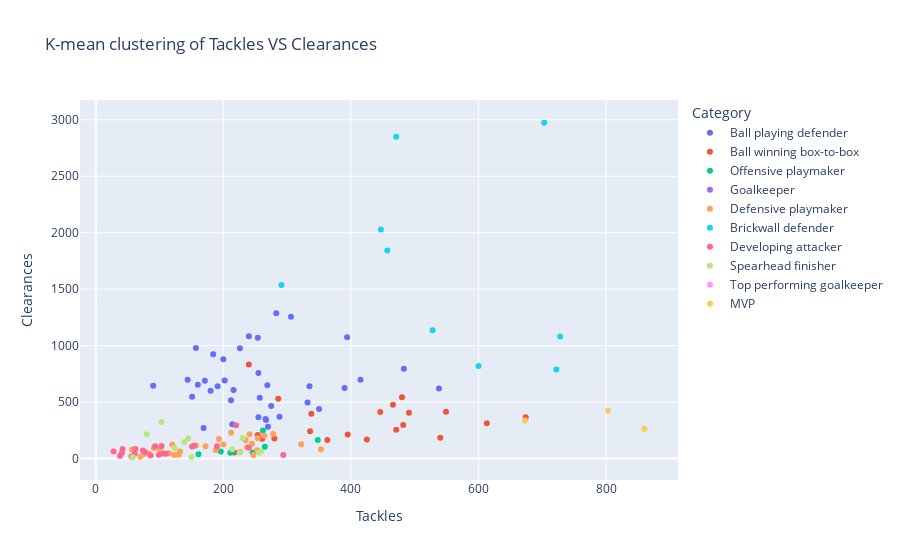

Write notebook code for a chart like this one.
### Code cell
fig = px.scatter(df,x='Tackles',y='Clearances',color='Category',hover_name='Name',title="K-mean clustering of Tackles VS Clearances")
fig.update_traces(textposition='bottom left')
fig.show()

### Figure 1 — Plotly figure (JSON) as saved in the notebook; plotly's stock layout.template omitted (floating-point values rounded to 4 significant figures)
{"data": [{"hovertemplate": "<b>%{hovertext}</b><br><br>Category=Ball playing defender<br>Tackles=%{x}<br>Clearances=%{y}<extra></extra>", "hovertext": ["Héctor Bellerín", "Calum Chambers", "Neil Taylor", "Ahmed El Mohamady", "Lewis Dunk", "Matthew Lowton", "James Tarkowski", "Ben Mee", "Erik Pieters", "Marcos Alonso", "Kurt Zouma", "Joel Ward", "Patrick van Aanholt", "Mamadou Sakho", "Martin Kelly", "Michael Keane", "Wes Morgan", "Christian Fuchs", "Virgil van Dijk", "Andrew Robertson", "Nathan Aké", "John Stones", "Nicolás Otamendi", "Phil Jones", "Harry Maguire", "Chris Smalling", "Luke Shaw", "Ciaran Clark", "Paul Dummett", "Jamaal Lascelles", "Federico Fernández", "DeAndre Yedlin", "Toby Alderweireld", "Ben Davies", "Kieran Gibbs", "Aaron Cresswell", "Angelo Ogbonna"], "legendgroup": "Ball playing defender", "marker": {"color": "#636efa", "symbol": "circle"}, "mode": "markers", "name": "Ball playing defender", "orientation": "v", "showlegend": true, "textposition": "bottom left", "type": "scatter", "x": [214, 257, 266, 267, 151, 415, 202, 240, 538, 288, 160, 483, 350, 144, 335, 157, 200, 255, 184, 270, 255, 180, 269, 394, 191, 283, 275, 306, 216, 90, 254, 169, 226, 390, 332, 212, 171], "xaxis": "x", "y": [304, 537, 350, 342, 547, 697, 691, 1082, 620, 369, 653, 796, 439, 697, 641, 978, 879, 365, 924, 282, 757, 601, 649, 1073, 639, 1287, 464, 1256, 606, 645, 1070, 269, 976, 625, 496, 515, 689], "yaxis": "y"}, {"hovertemplate": "<b>%{hovertext}</b><br><br>Category=Ball winning box-to-box<br>Tackles=%{x}<br>Clearances=%{y}<extra></extra>", "hovertext": ["David Luiz", "Granit Xhaka", "Jack Cork", "Ashley Westwood", "N'Golo Kanté", "Cheikhou Kouyaté", "James McArthur", "James McCarthy", "Séamus Coleman", "Fabian Delph", "Marc Albrighton", "Wilfred Ndidi", "Fernandinho", "Nemanja Matic", "Jonjo Shelvey", "Ryan Bertrand", "Oriol Romeu", "Eric Dier", "Moussa Sissoko", "Jake Livermore", "Jack Wilshere"], "legendgroup": "Ball winning box-to-box", "marker": {"color": "#EF553B", "symbol": "circle"}, "mode": "markers", "name": "Ball winning box-to-box", "orientation": "v", "showlegend": true, "textposition": "bottom left", "type": "scatter", "x": [240, 254, 466, 336, 540, 446, 613, 674, 480, 395, 425, 482, 549, 491, 261, 338, 471, 286, 280, 363, 217], "xaxis": "x", "y": [832, 208, 477, 241, 184, 412, 312, 366, 542, 213, 169, 297, 415, 406, 175, 396, 254, 530, 176, 164, 53], "yaxis": "y"}, {"hovertemplate": "<b>%{hovertext}</b><br><br>Category=Offensive playmaker<br>Tackles=%{x}<br>Clearances=%{y}<extra></extra>", "hovertext": ["Mesut Özil", "Willian", "Gylfi Sigurdsson", "Kevin De Bruyne", "Riyad Mahrez", "Juan Mata", "James Ward-Prowse", "Robert Snodgrass"], "legendgroup": "Offensive playmaker", "marker": {"color": "#00cc96", "symbol": "circle"}, "mode": "markers", "name": "Offensive playmaker", "orientation": "v", "showlegend": true, "textposition": "bottom left", "type": "scatter", "x": [161, 246, 348, 214, 211, 196, 262, 265], "xaxis": "x", "y": [37, 54, 163, 59, 50, 63, 249, 105], "yaxis": "y"}, {"hovertemplate": "<b>%{hovertext}</b><br><br>Category=Goalkeeper<br>Tackles=%{x}<br>Clearances=%{y}<extra></extra>", "hovertext": ["Tom Heaton", "Mat Ryan", "Jordan Pickford", "Adrián", "Ederson", "Scott Carson", "Fraser Forster", "John Ruddy"], "legendgroup": "Goalkeeper", "marker": {"color": "#ab63fa", "symbol": "circle"}, "mode": "markers", "name": "Goalkeeper", "orientation": "v", "showlegend": true, "textposition": "bottom left", "type": "scatter", "x": [null, null, null, null, null, null, null, null], "xaxis": "x", "y": [null, null, null, null, null, null, null, null], "yaxis": "y"}, {"hovertemplate": "<b>%{hovertext}</b><br><br>Category=Defensive playmaker<br>Tackles=%{x}<br>Clearances=%{y}<extra></extra>", "hovertext": ["Adam Lallana", "Robbie Brady", "Ross Barkley", "Luka Milivojevic", "Andros Townsend", "Jeffrey Schlupp", "Tom Davies", "Abdoulaye Doucouré", "Demarai Gray", "Georginio Wijnaldum", "Alex Oxlade-Chamberlain", "Xherdan Shaqiri", "Ilkay Gündogan", "Bernardo Silva", "Paul Pogba", "Jesse Lingard", "Matt Ritchie", "Jeff Hendrick", "Ryan Fraser", "Jack Rodwell", "Nathan Redmond", "Erik Lamela", "Dele Alli", "Pierre-Emile Højbjerg", "Matt Phillips", "Manuel Lanzini", "Declan Rice", "Michail Antonio"], "legendgroup": "Defensive playmaker", "marker": {"color": "#FFA15A", "symbol": "circle"}, "mode": "markers", "name": "Defensive playmaker", "orientation": "v", "showlegend": true, "textposition": "bottom left", "type": "scatter", "x": [322, 241, 172, 264, 353, 278, 132, 235, 76, 200, 188, 70, 83, 115, 157, 130, 193, 91, 57, 212, 253, 247, 237, 245, 100, 123, 254, 120], "xaxis": "x", "y": [126, 214, 108, 202, 82, 217, 63, 163, 39, 124, 75, 15, 45, 46, 116, 34, 173, 93, 80, 227, 74, 32, 99, 131, 83, 30, 180, 123], "yaxis": "y"}, {"hovertemplate": "<b>%{hovertext}</b><br><br>Category=Brickwall defender<br>Tackles=%{x}<br>Clearances=%{y}<extra></extra>", "hovertext": ["Phil Bardsley", "César Azpilicueta", "James Tomkins", "Scott Dann", "Gary Cahill", "Jonny Evans", "Kyle Walker", "Phil Jagielka", "Branislav Ivanovic"], "legendgroup": "Brickwall defender", "marker": {"color": "#19d3f3", "symbol": "circle"}, "mode": "markers", "name": "Brickwall defender", "orientation": "v", "showlegend": true, "textposition": "bottom left", "type": "scatter", "x": [728, 722, 447, 291, 471, 457, 600, 703, 528], "xaxis": "x", "y": [1081, 788, 2029, 1536, 2849, 1843, 820, 2974, 1137], "yaxis": "y"}, {"hovertemplate": "<b>%{hovertext}</b><br><br>Category=Developing attacker<br>Tackles=%{x}<br>Clearances=%{y}<extra></extra>", "hovertext": ["Chris Wood", "Ashley Barnes", "Jay Rodriguez", "Jordan Ayew", "Wilfried Zaha", "Connor Wickham", "Yannick Bolasie", "Richarlison", "Dominic Calvert-Lewin", "Alex Iwobi", "Kelechi Iheanacho", "Ayoze Pérez", "Gabriel Jesus", "Anthony Martial", "Marcus Rashford", "Dwight Gayle", "Callum Wilson", "Danny Ings", "Son Heung-Min", "Gareth Bale", "Charlie Austin", "Adama Traoré"], "legendgroup": "Developing attacker", "marker": {"color": "#FF6692", "symbol": "circle"}, "mode": "markers", "name": "Developing attacker", "orientation": "v", "showlegend": true, "textposition": "bottom left", "type": "scatter", "x": [28, 103, 154, 226, 294, 93, 151, 190, 42, 99, 38, 240, 56, 77, 74, 61, 41, 106, 110, 220, 62, 86], "xaxis": "x", "y": [62, 111, 113, 55, 32, 109, 107, 109, 85, 33, 21, 96, 17, 56, 70, 41, 48, 45, 43, 295, 84, 26], "yaxis": "y"}, {"hovertemplate": "<b>%{hovertext}</b><br><br>Category=Spearhead finisher<br>Tackles=%{x}<br>Clearances=%{y}<extra></extra>", "hovertext": ["Olivier Giroud", "Christian Benteke", "Theo Walcott", "Jamie Vardy", "Roberto Firmino", "Sadio Mané", "Mohamed Salah", "Raheem Sterling", "Sergio Agüero", "Andy Carroll", "Shane Long", "Harry Kane"], "legendgroup": "Spearhead finisher", "marker": {"color": "#B6E880", "symbol": "circle"}, "mode": "markers", "name": "Spearhead finisher", "orientation": "v", "showlegend": true, "textposition": "bottom left", "type": "scatter", "x": [145, 80, 214, 124, 259, 226, 58, 256, 150, 103, 230, 139], "xaxis": "x", "y": [178, 214, 81, 90, 61, 53, 11, 52, 14, 323, 181, 147], "yaxis": "y"}, {"hovertemplate": "<b>%{hovertext}</b><br><br>Category=Top performing goalkeeper<br>Tackles=%{x}<br>Clearances=%{y}<extra></extra>", "hovertext": ["Wayne Hennessey", "Kasper Schmeichel", "David de Gea", "Hugo Lloris", "Joe Hart", "Lukasz Fabianski"], "legendgroup": "Top performing goalkeeper", "marker": {"color": "#FF97FF", "symbol": "circle"}, "mode": "markers", "name": "Top performing goalkeeper", "orientation": "v", "showlegend": true, "textposition": "bottom left", "type": "scatter", "x": [null, null, null, null, null, null], "xaxis": "x", "y": [null, null, null, null, null, null], "yaxis": "y"}, {"hovertemplate": "<b>%{hovertext}</b><br><br>Category=MVP<br>Tackles=%{x}<br>Clearances=%{y}<extra></extra>", "hovertext": ["James Milner", "Jordan Henderson", "Mark Noble"], "legendgroup": "MVP", "marker": {"color": "#FECB52", "symbol": "circle"}, "mode": "markers", "name": "MVP", "orientation": "v", "showlegend": true, "textposition": "bottom left", "type": "scatter", "x": [803, 673, 860], "xaxis": "x", "y": [423, 336, 264], "yaxis": "y"}], "layout": {"legend": {"title": {"text": "Category"}, "tracegroupgap": 0}, "title": {"text": "K-mean clustering of Tackles VS Clearances"}, "xaxis": {"anchor": "y", "domain": [0, 1], "title": {"text": "Tackles"}}, "yaxis": {"anchor": "x", "domain": [0, 1], "title": {"text": "Clearances"}}}}
